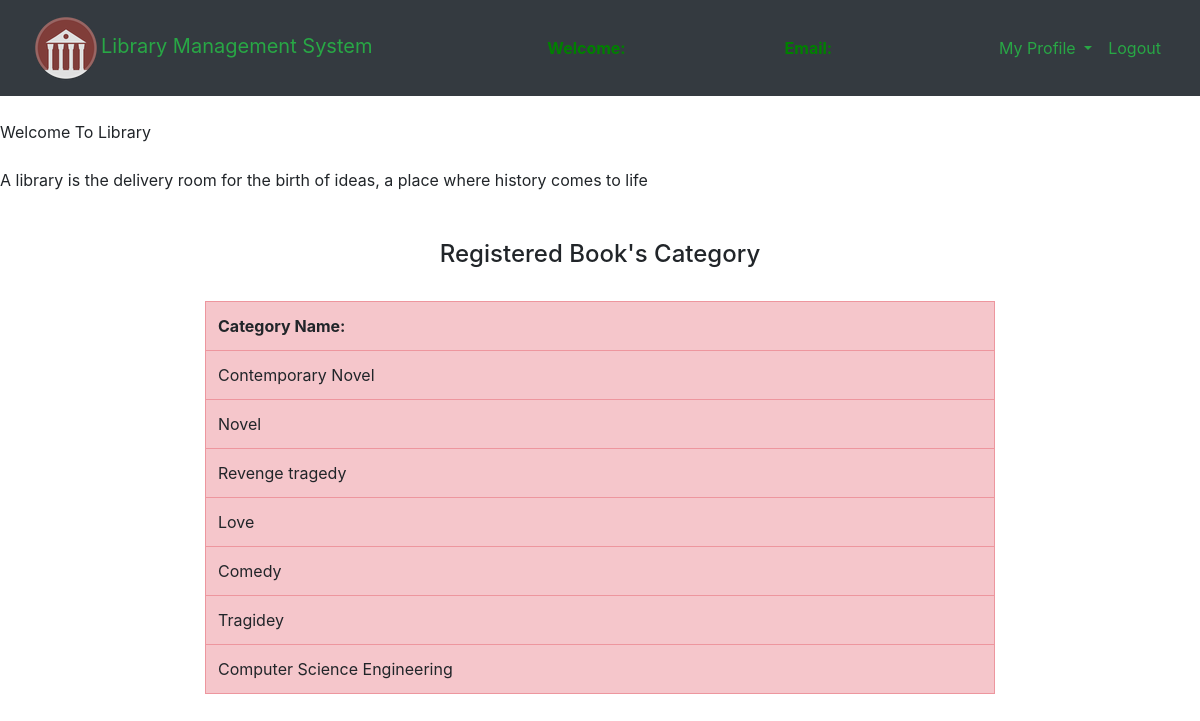
Screenshot of /librarians/Regcat.php with the database file from the repository.
### tables this page shows
CREATE TABLE `category` (
  `cat_id` int(11) NOT NULL,
  `cat_name` varchar(100) NOT NULL
);

### librarians/Regcat.php (the view, shortened to what this page needs)
<?php
	$connection = mysqli_connect("localhost","root","");
    $query = "select * from category";
?>
<!DOCTYPE html>
<html>
<head>
	<link rel="stylesheet" type="text/css" href="../bootstrap-4.4.1/css/bootstrap.min.css">
</head>
<body>
	<nav class="navbar navbar-expand-lg navbar-dark bg-dark">
		<div class="container-fluid">
			<div class="navbar-header">
            <a class="navbar-brand text-success" href="librarians_dashboard.php"><img class="logo"src="logo.png">Library Management System  </a>
			</div>
			<font style="color: green"><span><strong>Welcome: <?php echo $_SESSION['name'];?></strong></span></font>
			<font style="color: green"><span><strong>Email: <?php echo $_SESSION['email'];?></strong></font>
		    <ul class="nav navbar-nav navbar-right">
		      <li class="nav-item dropdown navbar-dark bg-company-red ">
	        	<a class="nav-link dropdown-toggle text-success" data-toggle="dropdown">My Profile </a>
		      </li>
		      <li class="nav-item">
		        <a class="nav-link text-success" href="../logout.php">Logout</a>
		      </li>
		    </ul>
		</div>
	</nav><br>
	<span><marquee direction="left" bgcolor="pink" text-success>Welcome To Library </marquee></span><br>
	<span><marquee direction="right" bgcolor="yellow" text-success>A library is the delivery room for the birth of ideas, a place where history comes to life</marquee></span><br><br>
    <center><h4>Registered Book's Category</h4><br></center>
		<div class="row">
			<div class="col-md-2"></div>
			<div class="col-md-8">
				<form>
				<table class="table table-bordered table-danger table-hover">
						<tr>
							<th>Category Name:</th>
						</tr>
					<?php
						$query_run = mysqli_query($connection,$query);
						while ($row = mysqli_fetch_assoc($query_run)){
							$cat_name= $row['cat_name'];
					?>
						<tr>
							<td><?php echo $cat_name;?></td>
						</tr>
					<?php
						}
					?>
				</table>
				</form>
			</div>
			<div class="col-md-2"></div>
		</div>
</body>
</html>

### rows the page displays
category: cat_name "Contemporary Novel"
category: cat_name "Novel"
category: cat_name "Revenge tragedy"
category: cat_name "Love"
category: cat_name "Comedy"
category: cat_name "Tragidey"
category: cat_name "Computer Science Engineering"
